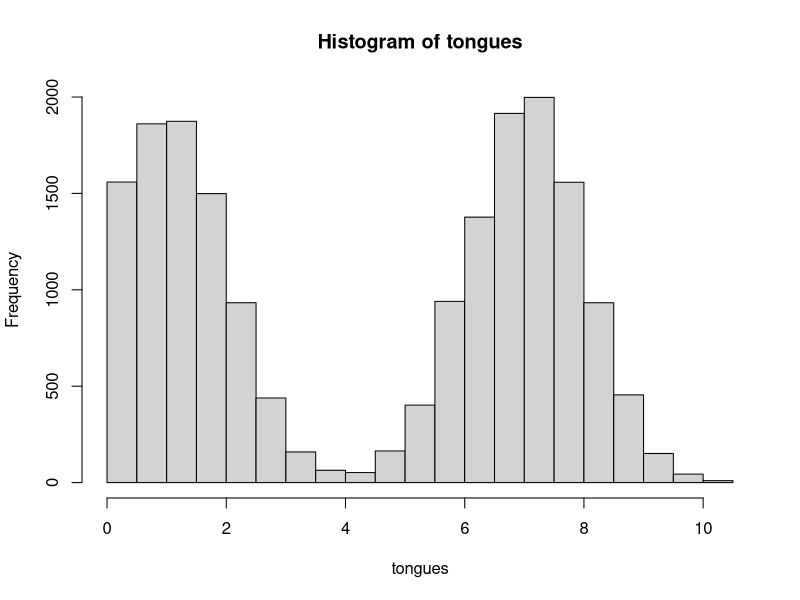
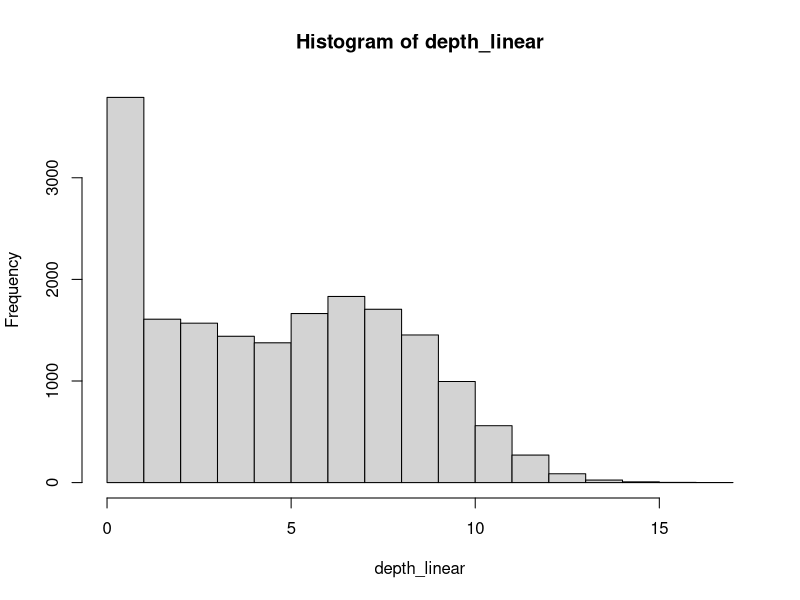
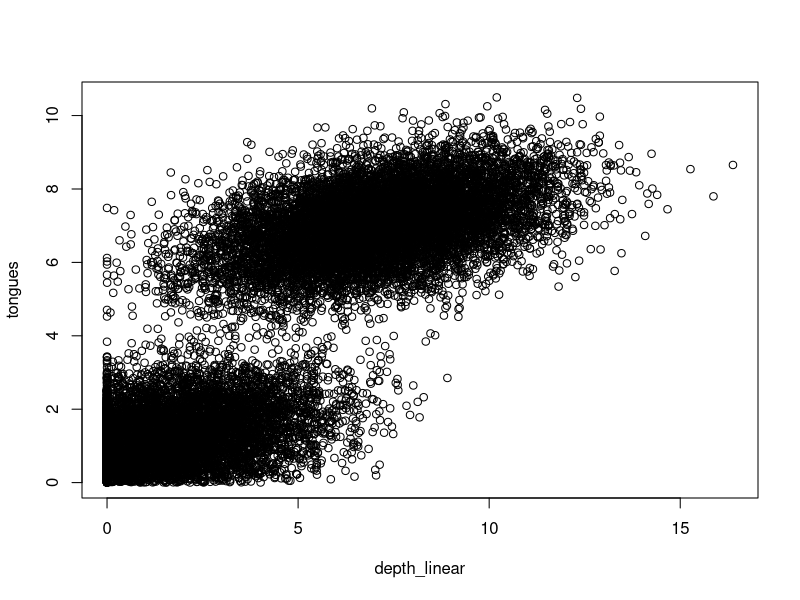
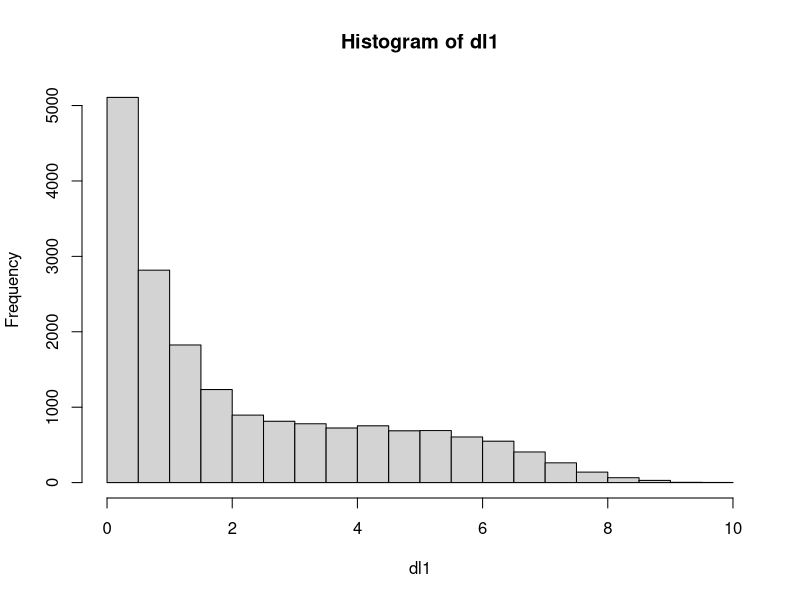
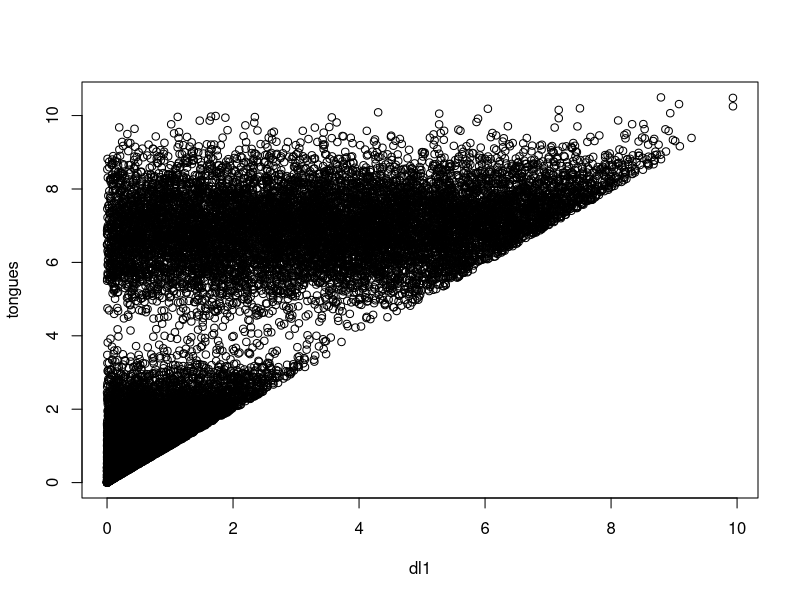
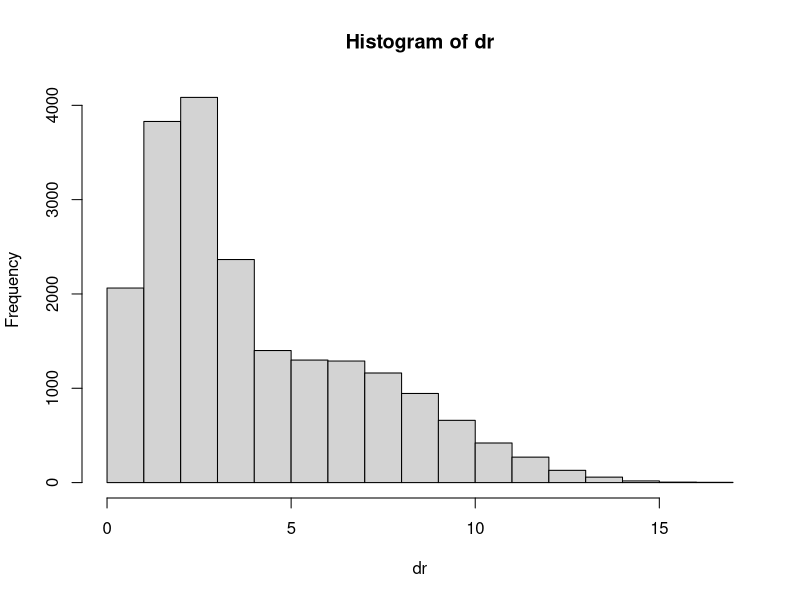
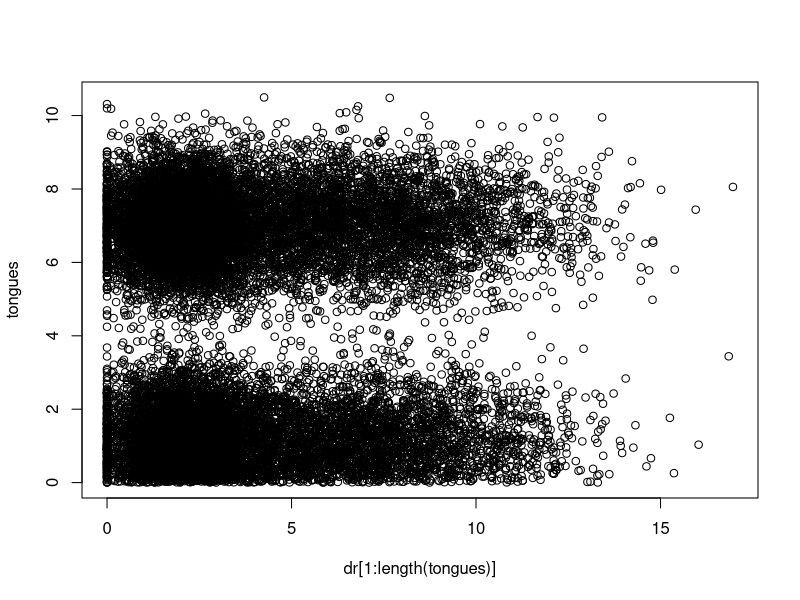

Write R code to recreate these figures, in order.
#make up some fake data
library(tidyverse)
#first case: linear regression
?rnorm
tongues<-c(rnorm(10000,1,1), rnorm(10000,7,1))
tongues<-tongues[tongues>0]
hist(tongues)

depth_linear<-tongues+rnorm(length(tongues), sd=2)
depth_linear[depth_linear<0]<-0
hist(depth_linear)

plot(depth_linear, tongues)
summary(lm(tongues~depth_linear))

#second case: flowers deeper

dl1<-unlist(lapply(1:length(tongues), function(x){runif(1, 0,tongues[x])}))
hist(dl1)
plot(dl1, tongues)                  
summary(lm(tongues~dl1))


dr<-unlist(lapply(rbind(rnorm(10000,2,1),rnorm(10000,6,3)), function(x){ifelse(x<0,0,x)}))
hist(dr)

plot(dr[1:length(tongues)], tongues)
summary(lm(tongues~dr[1:length(tongues)]))
